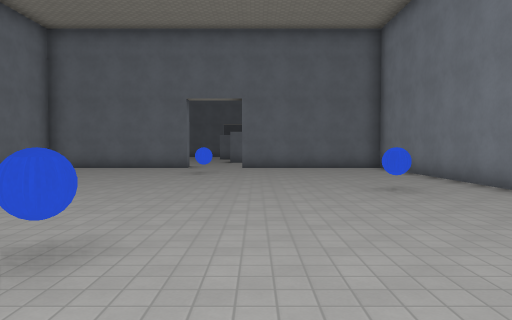
View 1 (above)

16 first-person views from a walk through a Godot game level. The camera is 1.5 m above the floor, tilts 2° down and sees 70° across. The floor is counted in squares, 2 m on a side. Each view is taken from the middle of a square. On the plan, view 1 faces up. The plan holds only what a view shows up to about 11 squares ahead; the rest is blank. Characters and animated objects are left out. Surface patterns are stand-ins for the level's own textures.

View 2
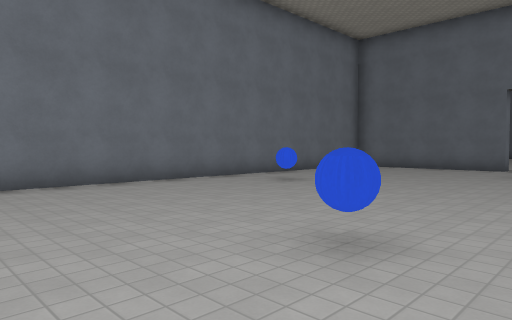

View 3
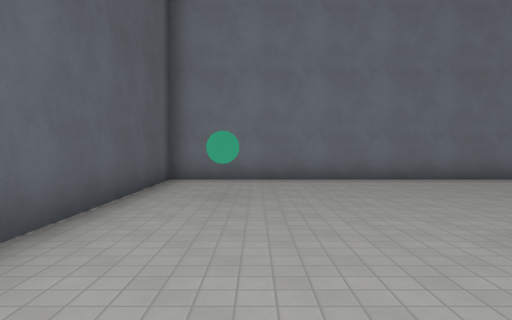

View 4
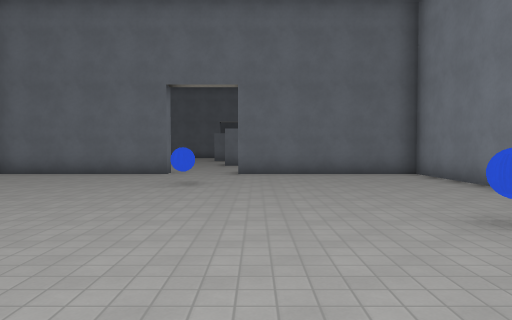

View 5
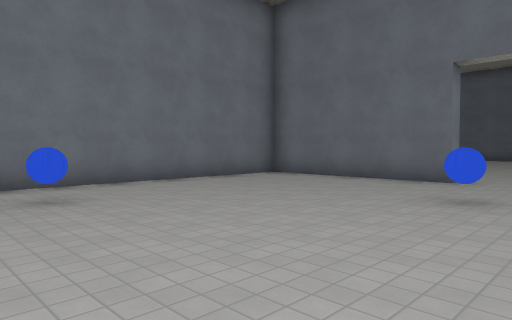

View 6
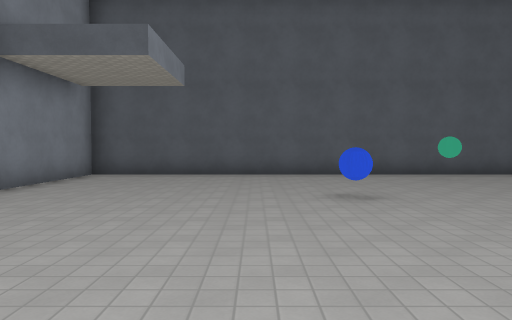

View 7
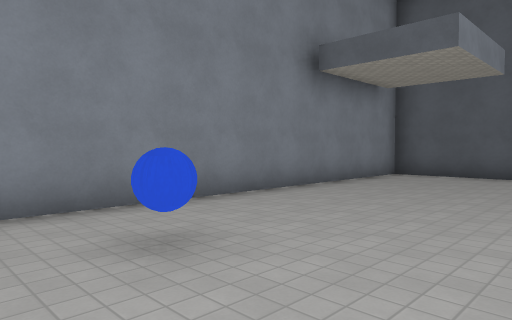

View 8
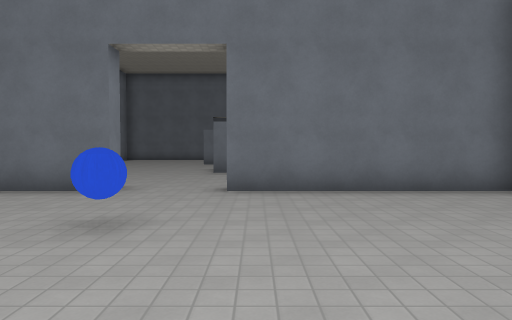

View 9
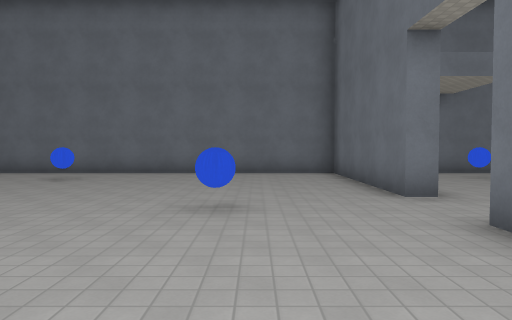

View 10
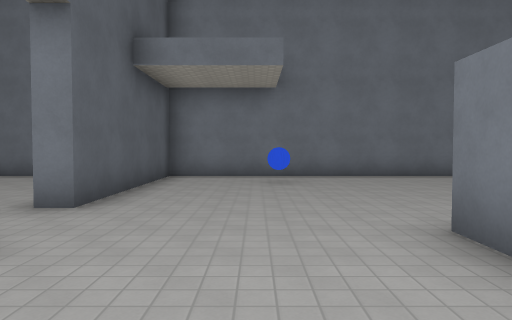

View 11
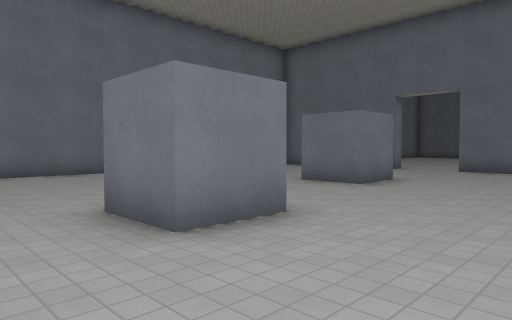

View 12
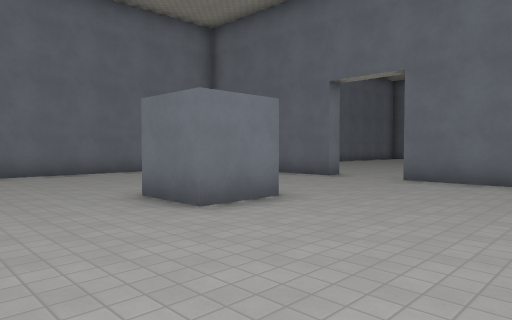

View 13
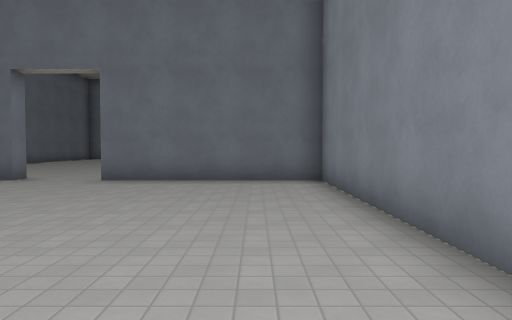

View 14
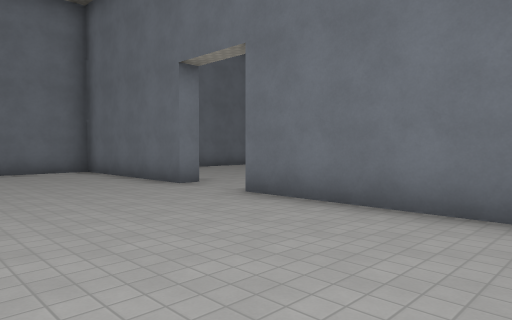

View 15
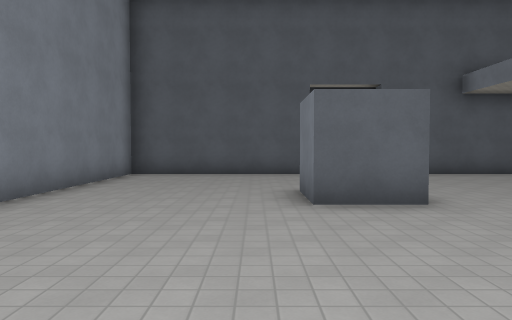

View 16
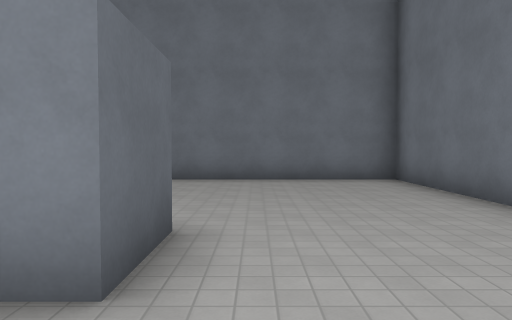

### Floor plan
Ten units are one square. View 1 is at (0, 0); x grows to the right and y downward. Boxes are objects, and circles mark ways between rooms. Rooms are numbered by the first view taken in them; rooms with no view inside come last. Other rooms are left out.
<svg viewBox="-80 -295 130 320">
<path fill="none" stroke="#000" d="M-25 -138 -25 -133 -75 -133 -75 20 45 20 45 -133 -5 -133M-22 -243 -7 -243 -7 -228 -22 -228M-14 -193 3 -193 3 -178 -12 -178M45 -221 45 -283 -5 -283M-25 -289 -25 -283 -75 -283 -75 -138 -25 -138M-2 -138 45 -138 45 -191"/>
<rect x="-55" y="-75" width="10" height="10" fill="#bbb"><title>orb</title></rect>
<rect x="-45" y="-5" width="10" height="10" fill="#bbb"><title>orb</title></rect>
<rect x="-15" y="-35" width="10" height="10" fill="#bbb"><title>orb</title></rect>
<rect x="-15" y="-115" width="10" height="10" fill="#bbb"><title>orb</title></rect>
<rect x="25" y="-75" width="10" height="10" fill="#bbb"><title>orb</title></rect>
<rect x="-65" y="-175" width="10" height="10" fill="#bbb"><title>orb</title></rect>
<circle cx="-15" cy="-140" r="3" fill="#2a7"/>
<text x="-20" y="-60">1</text>
<text x="-20" y="-220">2</text>
</svg>
Room 1 opens to room 2.

Where each view was taken, in squares from view 1:
view 1: 0 up, 0 right, facing up
view 2: 0 up, 0 right, facing up-left
view 3: 0 up, 1 right, facing left
view 4: 3 up, 0 right, facing up
view 5: 5 up, 0 right, facing up-left
view 6: 8 up, 0 right, facing down
view 7: 8 up, 0 right, facing down-right
view 8: 7 up, 0 right, facing up
view 9: 11 up, 3 right, facing left
view 10: 16 up, 2 right, facing left
view 11: 16 up, 3 right, facing up-left
view 12: 20 up, 3 right, facing up-left
view 13: 20 up, 3 right, facing up
view 14: 24 up, 4 right, facing up-left
view 15: 24 up, 1 right, facing down
view 16: 25 up, 1 right, facing left
